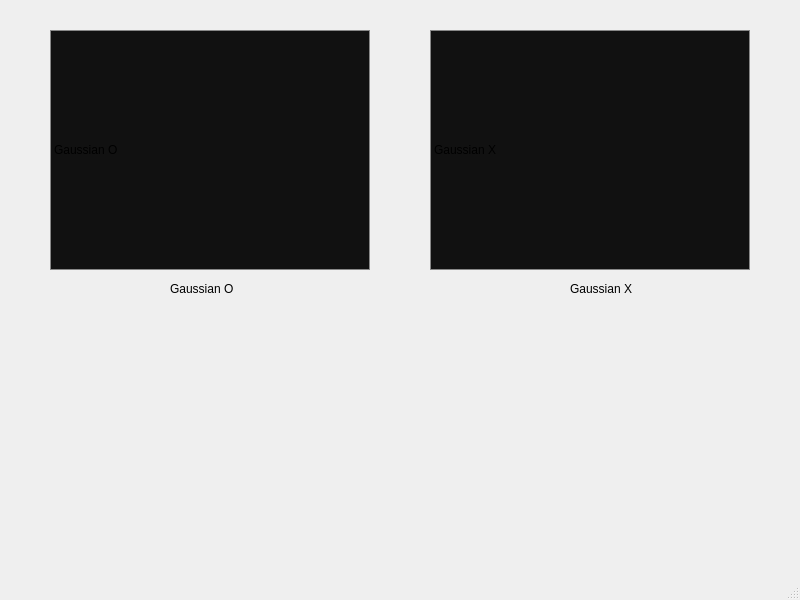
<?xml version="1.0" encoding="UTF-8"?>
<ui version="4.0">
 <class>MainWindow</class>
 <widget class="QMainWindow" name="MainWindow">
  <property name="geometry"><rect><x>0</x><y>0</y><width>800</width><height>600</height></rect></property>
  <property name="windowTitle"><string>MainWindow</string></property>
  <widget class="QWidget" name="centralwidget">
   <widget class="QLabel" name="gaussia_O">
    <property name="geometry"><rect><x>50</x><y>30</y><width>320</width><height>240</height></rect></property>
    <property name="styleSheet"><string notr="true">border: 1px solid #888; background-color: #111;</string></property>
    <property name="text"><string>Gaussian O</string></property>
   </widget>
   <widget class="QLabel" name="gaussian_X">
    <property name="geometry"><rect><x>430</x><y>30</y><width>320</width><height>240</height></rect></property>
    <property name="styleSheet"><string notr="true">border: 1px solid #888; background-color: #111;</string></property>
    <property name="text"><string>Gaussian X</string></property>
   </widget>
   <widget class="QLabel" name="label">
    <property name="geometry"><rect><x>170</x><y>280</y><width>91</width><height>18</height></rect></property>
    <property name="text"><string>Gaussian O</string></property>
   </widget>
   <widget class="QLabel" name="label_2">
    <property name="geometry"><rect><x>570</x><y>280</y><width>91</width><height>18</height></rect></property>
    <property name="text"><string>Gaussian X</string></property>
   </widget>
  </widget>
  <widget class="QMenuBar" name="menubar">
   <property name="geometry"><rect><x>0</x><y>0</y><width>800</width><height>23</height></rect></property>
  </widget>
  <widget class="QStatusBar" name="statusbar"/>
 </widget>
 <resources/>
 <connections/>
</ui>
